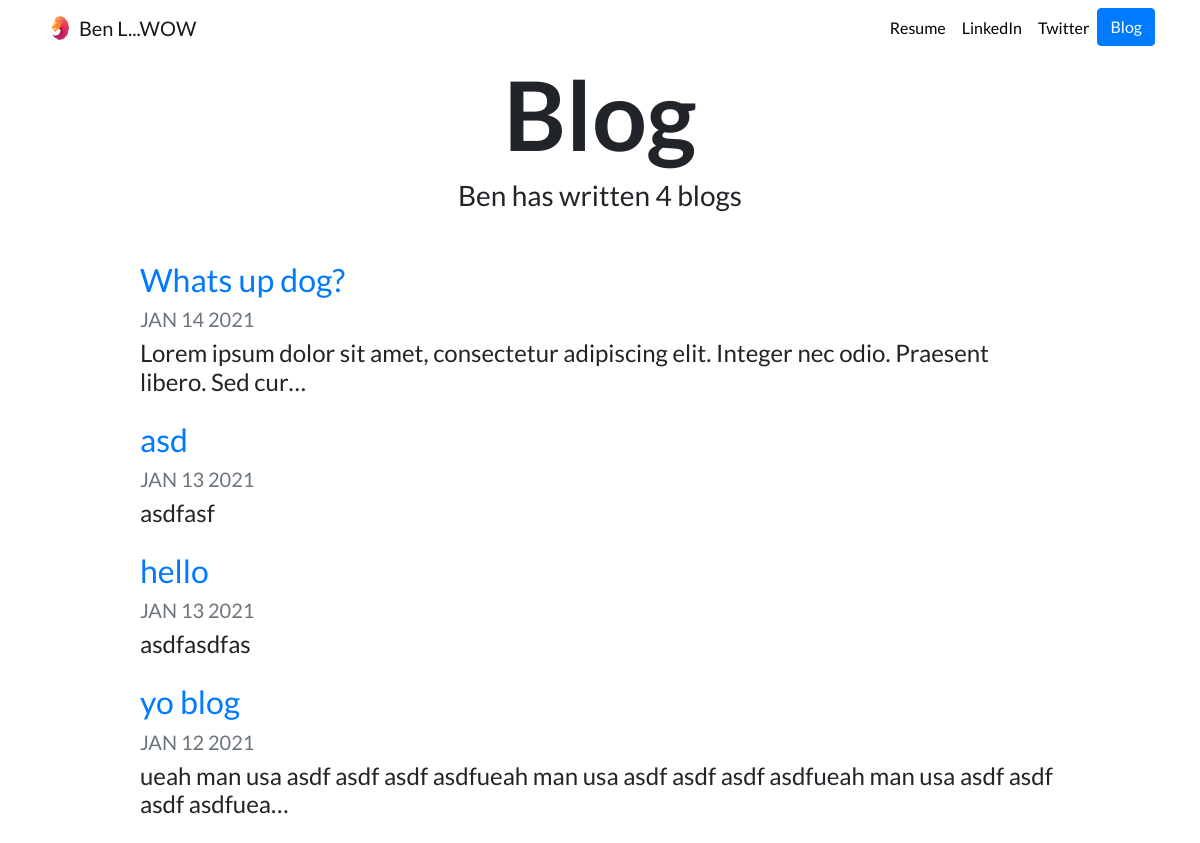
Screenshot of /blog/ with the database file from the repository.
### blog/models.py (models this page shows, shortened)
class Blog(models.Model):
    title = models.CharField(max_length = 200)
    description = models.TextField()
    date = models.DateField()

### blog/views.py (the view)
# urls.py: path("",views.all_blogs, name="all_blogs"),
def all_blogs(request):
    blogs = Blog.objects.order_by("-date")
    return render(request, "blog/all_blogs.html", {"blogs":blogs})

### blog/templates/blog/all_blogs.html
{% extends "portfolio/base.html" %}
{% load static %}
{% block content %}
<h1 id="blogtitle" class="font-weight-bold text-center">Blog</h1>
<h3 class="text-center mb-5">Ben has written {{ blogs.count }} blog{{ blogs.count|pluralize }}</h3>
{% for blog in blogs %}
<div class="row justify-content-center my-3">
  <div class="col-md-10">
    <a href="{% url 'blog:detail' blog.id %}">
      <h2>{{ blog.title }}</h2>
    </a>
    <h5 class="text-muted">{{ blog.date|date:'M d Y'|upper }}</h5>
    <h4>{{ blog.description|striptags|truncatechars:100 }}</h4>
  </div>
</div>
{% endfor %}
{% endblock %}

### portfolio/static/portfolio/custom.css (style rules this page uses)
body { font-family: 'Lato', sans-serif; }
#blogtitle { font-size: 6rem; }

### rows the page displays
Blog: title "Whats up dog?", date "JAN 14 2021", description "Lorem ipsum dolor sit amet, consectetur adipiscing elit. Integer nec odio. Praesent libero. Sed cur…"
Blog: title "asd", date "JAN 13 2021", description "asdfasf"
Blog: title "hello", date "JAN 13 2021", description "asdfasdfas"
Blog: title "yo blog", date "JAN 12 2021", description "ueah man usa asdf asdf asdf asdfueah man usa asdf asdf asdf asdfueah man usa asdf asdf asdf asdfuea…"

### other values shown
{{ blogs.count }} "4"
